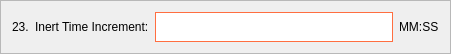
           <widget class="QFrame" name="frame_18">
            <property name="geometry">
             <rect>
              <x>60</x>
              <y>870</y>
              <width>451</width>
              <height>51</height>
             </rect>
            </property>
            <property name="frameShape">
             <enum>QFrame::StyledPanel</enum>
            </property>
            <property name="frameShadow">
             <enum>QFrame::Raised</enum>
            </property>
            <layout class="QHBoxLayout" name="horizontalLayout_18">
             <item>
              <widget class="QLabel" name="label_46">
               <property name="styleSheet">
                <string notr="true">color: black;
font: 12pt &quot;Segoe UI&quot;;</string>
               </property>
               <property name="text">
                <string>23.</string>
               </property>
              </widget>
             </item>
             <item>
              <widget class="QLabel" name="label_47">
               <property name="styleSheet">
                <string notr="true">color: black;
font: 12pt &quot;Segoe UI&quot;;</string>
               </property>
               <property name="text">
                <string>Inert Time Increment:</string>
               </property>
              </widget>
             </item>
             <item>
              <widget class="QLineEdit" name="nombre_line_edit_15">
               <property name="minimumSize">
                <size>
                 <width>0</width>
                 <height>30</height>
                </size>
               </property>
               <property name="styleSheet">
                <string notr="true">background-color: white;
border: 1px solid #ff6e40;</string>
               </property>
              </widget>
             </item>
             <item>
              <widget class="QLabel" name="label_48">
               <property name="styleSheet">
                <string notr="true">color: black;
font: 12pt &quot;Segoe UI&quot;;</string>
               </property>
               <property name="text">
                <string>MM:SS</string>
               </property>
              </widget>
             </item>
            </layout>
           </widget>
